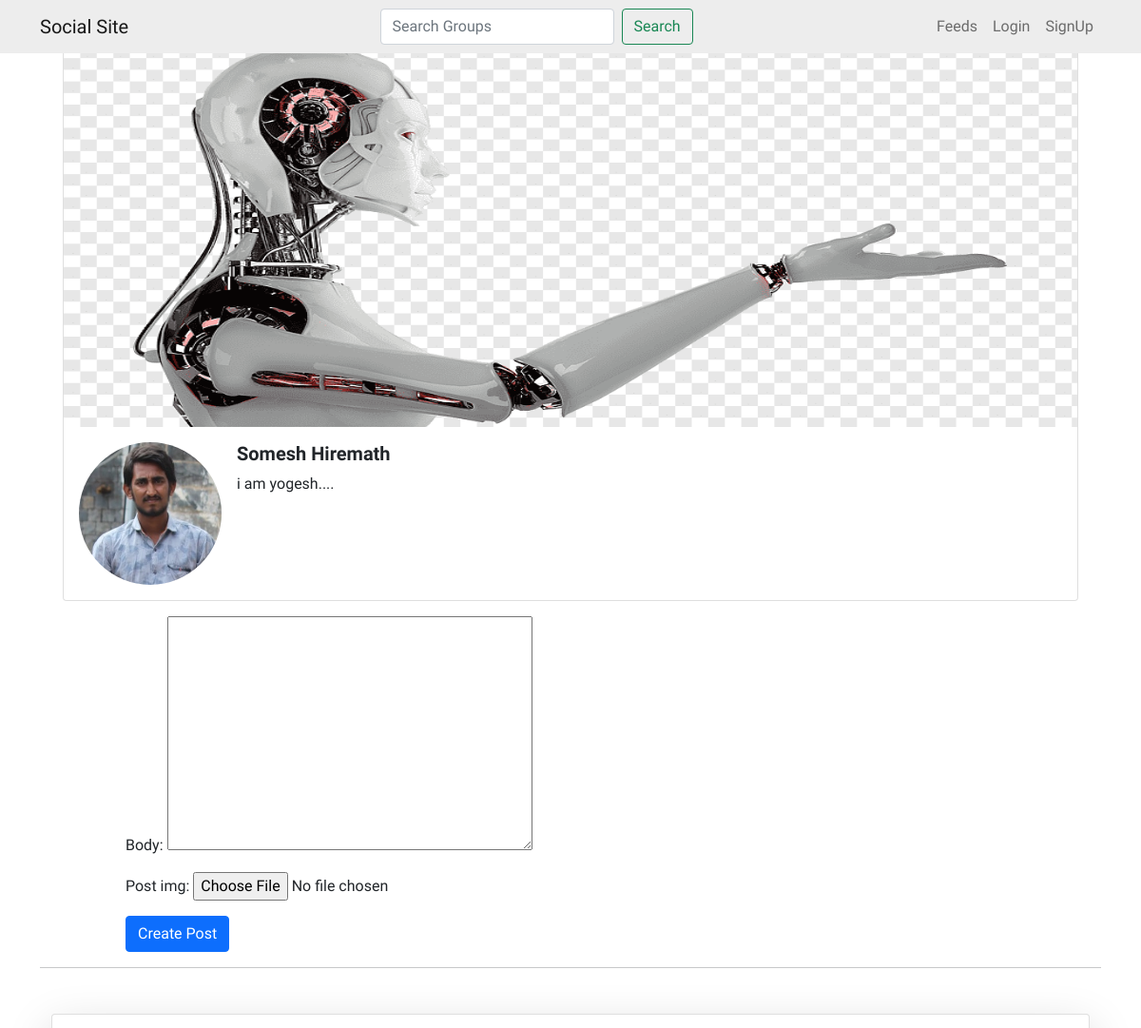
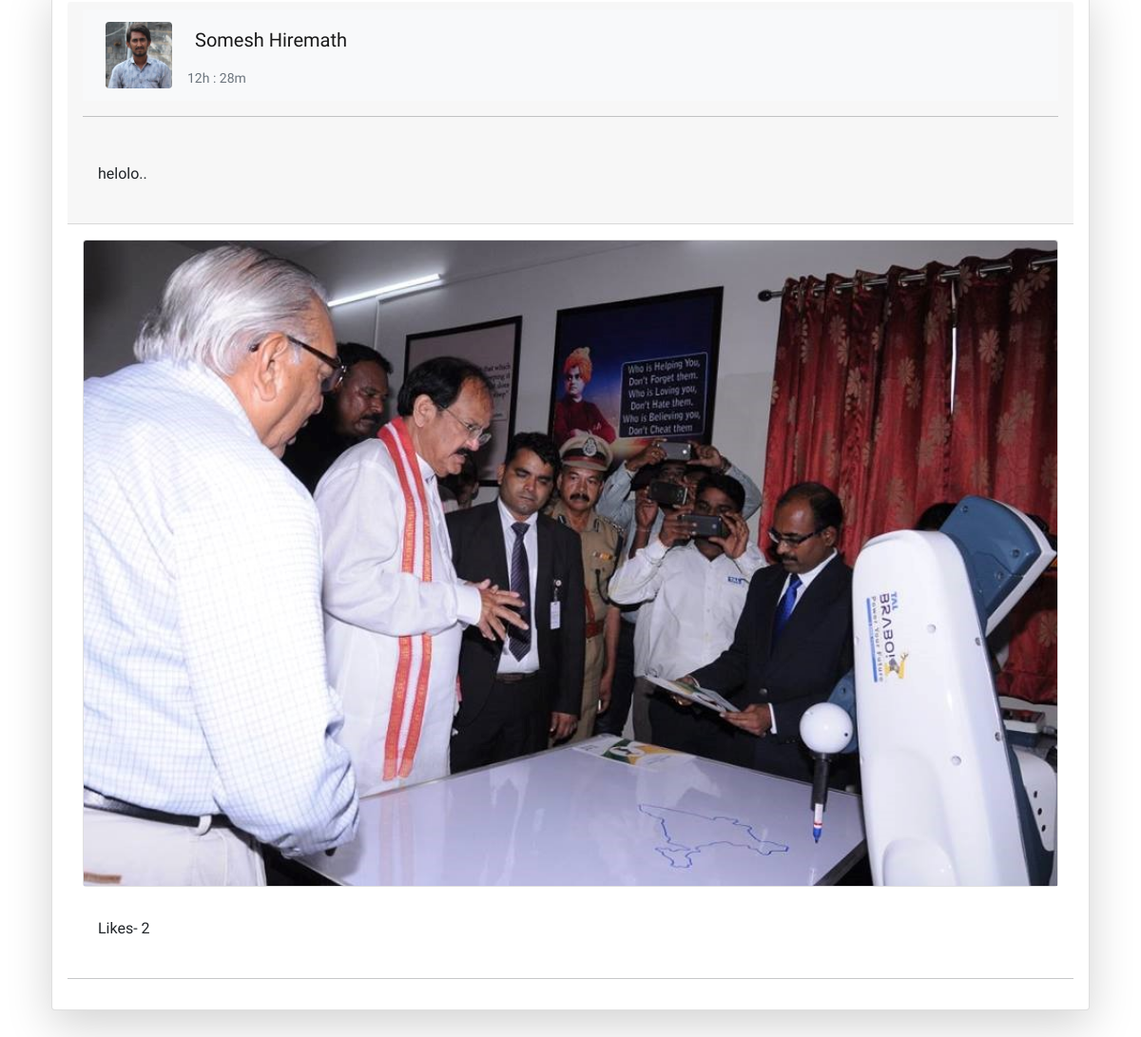
Screenshot of /account/profile/1 with the database file from the repository (2 pictures, top to bottom).
### accounts/models.py (models this page shows, shortened)
class Profile(models.Model):
    user = models.OneToOneField(User, on_delete=models.CASCADE, related_name='profile')
    slug = models.SlugField(max_length=100, unique=True, blank=True, null=True)
    profile_pic = models.ImageField(upload_to='images/user/profile/', null=True, blank=True)
    cover_pic = models.ImageField(upload_to='images/user/profile/', null=True, blank=True)
    user_bio = models.TextField(null=True,blank=True, max_length=255)
    designation = models.CharField(blank=True,null=True, max_length=255)
    education = models.CharField(blank=True, null=True, max_length=255)
    marital_status = models.CharField(blank=True, null=True, max_length=60)
    hobbies = models.CharField(blank=True, null=True, max_length=500)
    location = models.CharField(blank=True, null=True, max_length=500)
    mobile = models.IntegerField(blank=True, null=True)

### posts/models.py (models this page shows, shortened)
class UserPost(models.Model):
    user = models.ForeignKey(User, on_delete=models.CASCADE, related_name='userpost')
    body = RichTextField(blank=True, null=True)
    post_img = models.ImageField(blank=True, null=True, upload_to='images/posts/')
    post_like = models.ManyToManyField(User, related_name='userpost_likes')
    created_at = models.DateTimeField(auto_now_add=True)
    def total_likes(self):
        return self.post_like.count()
    class Meta:
        ordering = ["-created_at"]

### accounts/views.py (the view)
# urls.py: path('profile/<int:pk>', UserPostView.as_view(), name='user_post_list'),
class UserPostView(DetailView):
    template_name = 'registration/profile.html'
    model = User
    context_object_name = 'my_profile'
    def get_context_data(self, **kwargs):
        context = super().get_context_data(**kwargs)
        context['form'] = UserPostForm()
        return context

### accounts/forms.py
class UserPostForm(forms.ModelForm):
    class Meta:
        model = UserPost
        fields = ('body', 'post_img',)

### accounts/templates/registration/profile.html (shortened to what this page needs)
{% extends 'base.html' %}
{% load static %}
{% block content %}
<div class="container">
<section class="">
  <div class="container">
    <div class="card mb-3">
      {% if my_profile.profile.cover_pic %}
        <img src="{{ my_profile.profile.cover_pic.url }}" class="card-img-top" alt="..." height="400" width="400">
      {% else %}
        <img src="{% static 'profile_ex/coverprofile.jpg' %}" class="card-img-top" alt="..." height="400" width="400">
      {% endif %}
      <div class="card-body">
        <div class="d-flex position-relative">
          {%  if my_profile.profile.profile_pic %}
            <img src="{{ my_profile.profile.profile_pic.url }}" class="flex-shrink-0 me-3 rounded-circle" alt="..." height="150" width="150">
          {% else %}
            <img src="{% static 'profile_ex/dummy_profile_pic.jpg' %}" class="flex-shrink-0 me-3 rounded-circle" alt="..." height="150" width="150">
          {% endif %}
          <div>
              <h5 class="mt-0"><strong>{{ my_profile.first_name }} {{ my_profile.last_name }}</strong></h5>
            {% if my_profile.profile.user_bio %}
            <p>{{ my_profile.profile.user_bio }}.</p>
            {% else %}
            <h2>Noo bio..</h2>
            {% endif %}
          </div>
        </div>
      </div>
    </div>
  </div>
</section>
</div>
<section>
  <div class="container mx-auto" style="width: 60rem;">
    <form class="" action="{% url 'accounts:createuser_post' %}" method="post" enctype="multipart/form-data">
      {{ form.as_p }}
      <button type="submit" class="btn btn-primary" name="button">Create Post</button>
    </form>
  </div>
</section>
<hr>
<div class="container">
<div class='col-12 mt-5'>
{% for post in my_profile.userpost.all %}
<div class="card shadow-lg p-3 mb-5 bg-body rounded">
<div class="card-header">
    <div class="row">
        <div class="col-lg-12 col-sm-12">
             <nav class="navbar navbar-expand-lg navbar-light bg-light">
                <div class="container-fluid">
                  <a class="navbar-brand" href="">
                    {% if post.user.profile.profile_pic %}
                    <img src="{{ post.user.profile.profile_pic.url }}" class="rounded" alt="..." width="70" height="70">
                    {% else %}
                      <img src="{% static 'profile_ex/dummy_profile_pic.jpg' %}" class="flex-shrink-0 me-3 rounded-circle" alt="..." width="70" height="70">
                    {% endif %}
                  </a>
                  <div class="collapse navbar-collapse" id="navbarText">
                    <ul class="navbar-nav me-auto mb-2 mb-lg-0">
                      <li class="nav-item">
                        <h5><a class="nav-link active" aria-current="page" href="">{{ post.user.profile.user.first_name }} {{ post.user.profile.user.last_name }}</a></h5>
                        <p class="card-text"><small class="text-muted">{{ post.created_at|time:"H\h : i\m" }}</small></p>
                      </li>
                    </ul>
                  </div>
                </div>
              </nav>
        </div>
    </div>
  <hr>
  <div class="card-body">
    <p class="card-text">{{ post.body|safe }}</p>
  </div>
</div>
<div class="card-body pb-2">
  <div class="card mb-3">
    {% if post.post_img %}
    <img src="{{ post.post_img.url }}" class="card-img-top" alt="...">
    {% endif %}
  </div>
  <div class="card-body pb-0">
    <div class="row">
      <div class="col-6">
        <p>Likes- {{ post.total_likes }}</p>
      </div>
      <div class="col-6 d-flex justify-content-end">
      </div>
    </div>
  </div>
</div>
<hr>
{% endfor %}
</div>
</div>
{% endblock %}

### static/css/main.css (style rules this page uses)
body { font-family: 'Roboto Condensed', sans-serif; }
ol, ul { padding-left: 2rem; text-align: initial; }
.card-body { flex: 1 1 auto; padding: 1rem 1rem; text-align: start; }
a:link { text-decoration: none; color: black; }
.card-text { color: black; }

### rows the page displays
UserPost: user.profile.profile_pic (picture), user.profile.user.first_name "Somesh", user.profile.user.last_name "Hiremath", created_at "12h : 28m", body "helolo..", post_img (picture), total_likes "2"

### other values shown
{{ my_profile.first_name }} "Somesh"
{{ my_profile.last_name }} "Hiremath"
{{ my_profile.profile.user_bio }} "i am yogesh..."
